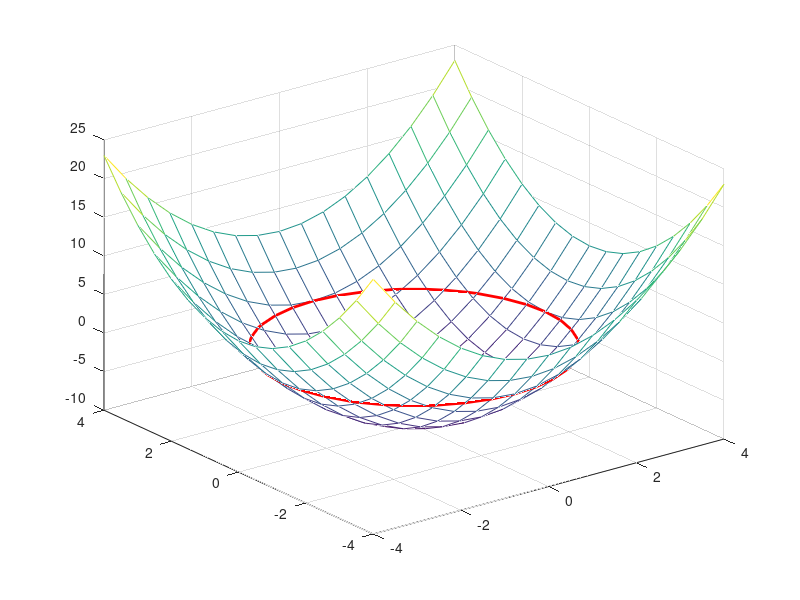
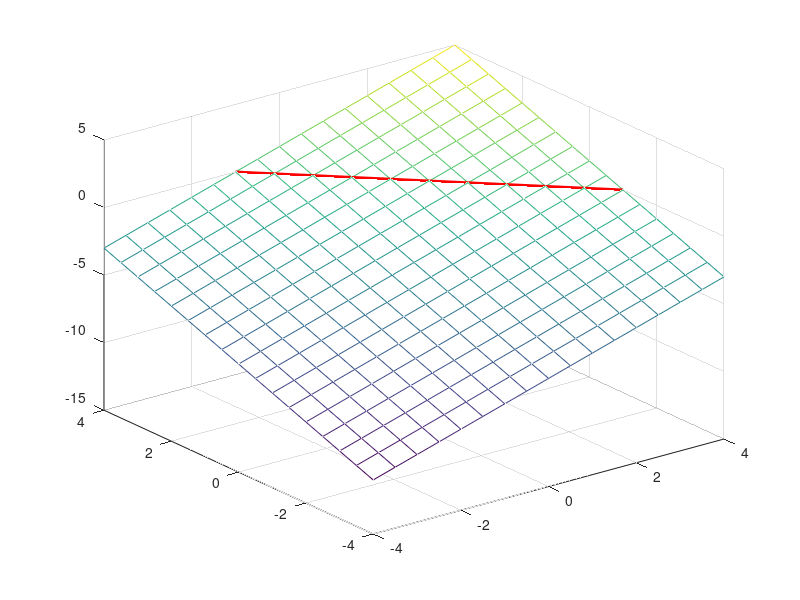
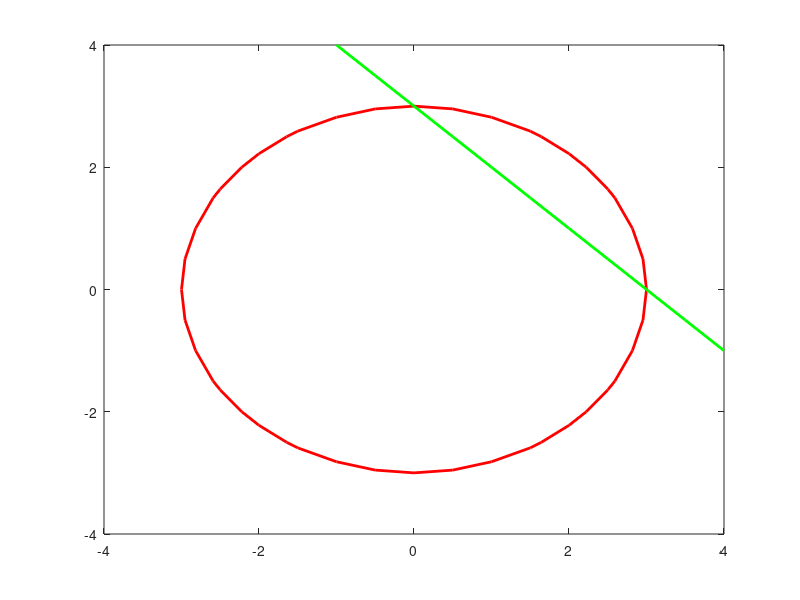

These charts were generated, in order, by the following MATLAB code: (Note: this script raises an error after producing the figures.)
clc
clear all
close all

f=@(x) [2*x(1)-cos(x(2));sin(x(1))+2*x(2)];
sistema=@ (x) [x(1)^2+x(2)^2 - 9; x(1)+x(2)-3];
jacobian=@ (x) [2*x(1) 2*x(2); 1 1];
jac=@ (x) [2 sin(x(2));cos(x(1)) 2];

xx=[-4:0.5:4];
yy=[-4:0.5:4];
[X,Y]=meshgrid(xx,yy);

Z1=X.^2 + Y.^2 - 9;
Z2=X + Y - 3;

figure 
mesh(X,Y,Z1);
hold on
contour(X,Y,Z1, [0 0], 'r-', 'linewidth', 2);

figure 
mesh(X,Y,Z2);
hold on
contour(X,Y,Z2, [0 0], 'r-', 'linewidth', 2);

%Punti del piano in cui fx1 e fx2 valgono 0, bisogna cercare l'intersezione
%di entrambe le funzioni
figure
contour(X,Y,Z1, [0 0], 'r-', 'linewidth', 2);
hold on
contour(X,Y,Z2, [0 0], 'g-', 'linewidth', 2);
x0=[-1;3];
tolx = 1e-10;
tolf = tolx;
NMAX=200;
[result, Error, x_values,iterations] = newtonFunctionSys(sistema, jacobian, x0, tolx, tolf, NMAX)
plot3(result(1), result(2), sistema([result(1), result(2)]), 'ro');
figure
semilogy(1:iterations, Error, 'r-o');

% Z1=2*X-cos(Y);
% Z2=sin(X)+2*Y;
% 
% figure 
% mesh(X,Y,Z1);
% hold on
% contour(X,Y,Z1, [0 0], 'r-', 'linewidth', 2);
% 
% figure 
% mesh(X,Y,Z2);
% hold on
% contour(X,Y,Z2, [0 0], 'r-', 'linewidth', 2);
% 
% %Punti del piano in cui fx1 e fx2 valgono 0, bisogna cercare l'intersezione
% %di entrambe le funzioni
% figure
% contour(X,Y,Z1, [0 0], 'r-', 'linewidth', 2);
% hold on
% contour(X,Y,Z2, [0 0], 'g-', 'linewidth', 2);
% x0=[-2;2];
% tolx = 1e-10;
% tolf = tolx;
% NMAX=200;
% [result, Error, x_values,iterations] = newtonFunctionSys(f, jac, x0, tolx, tolf, NMAX)
% plot3(x_values(1), x_values(2), f([x_values(1), x_values(2)]), 'ro');
% figure
% semilogy(1:iterations, Error, 'r-o');
